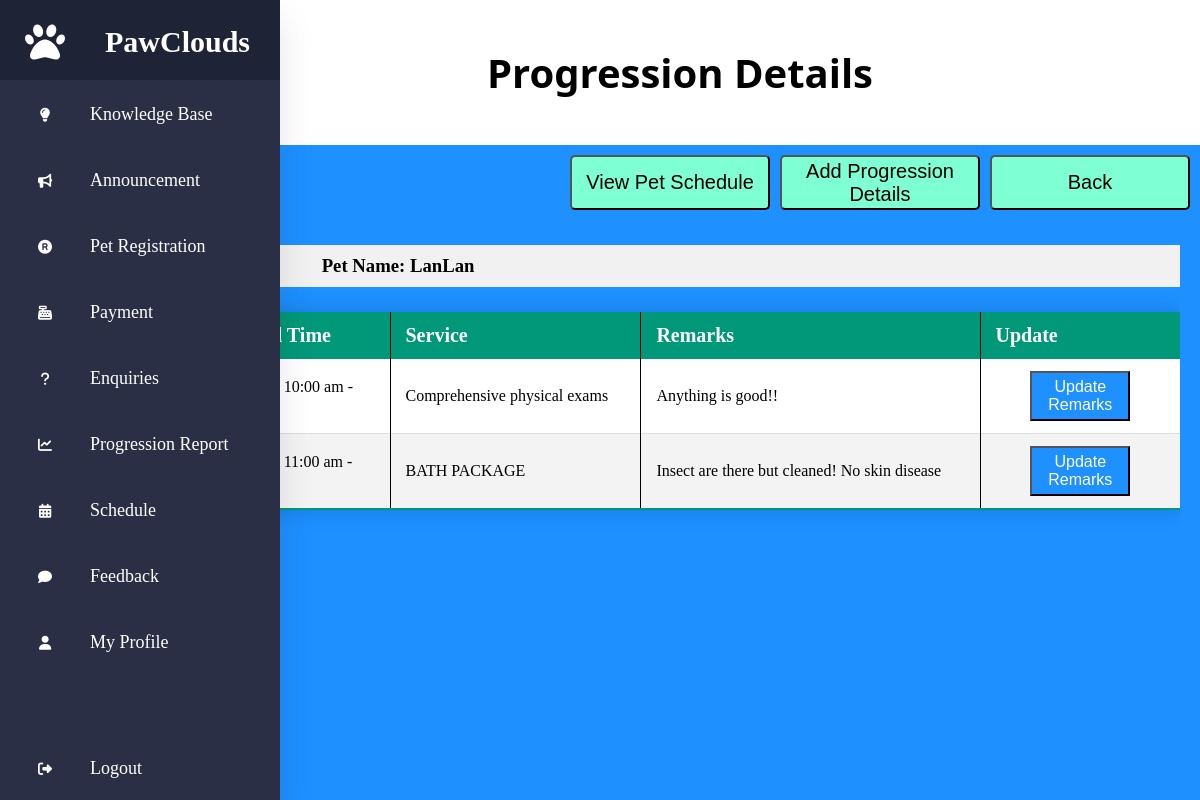
Page /Staff/ProgressionDetails.php?petid=7&petname=LanLan (signed in) on the committed database.
### tables this page shows
CREATE TABLE `progression` (
  `progressionid` int(5) NOT NULL,
  `petid` int(5) NOT NULL,
  `petname` varchar(50) DEFAULT NULL,
  `date` varchar(50) NOT NULL,
  `service` varchar(50) NOT NULL,
  `remarks` varchar(50) NOT NULL
);

### Staff/ProgressionDetails.php (the view, shortened to what this page needs)
<?php
include '../Customer/condb.php';
?>
    <?php
        $PetID = $_GET['petid'];
        $Petname = $_GET['petname'];
    ?>
<!DOCTYPE html>
<html lang="en">
<head>
    <link rel="stylesheet" href="../assets/css/staff/staffstyle.css">
    <link rel="stylesheet" href="../assets/css/staff/form.css">
    <link rel="stylesheet" href="../assets/css/staff/table.css">
    <link rel="stylesheet" href="../assets/css/staff/popup.css">
</head>
<body>
    <?php
        include 'Sidebar.php';
    ?>
    <section>
    <div class="home-title">
        <h1>Progression Details</h1>
    </div>
        <div class="btn-container">
            <div class="right-top-button">
                <a href="Progression.php"><button> Back</button></a>
            </div>
            <div class="right-top-button">
                <a href="AddProgressionDetails.php?petid=<?php echo $PetID ?>"><button> Add Progression Details</button></a>
            </div>
            <div class="right-top-button">
                <a href="ViewSchedule.php?petid=<?php echo $PetID ?>"><button> View Pet Schedule</button></a>
            </div>
        </div>
        <div class="table">
            <table class="content-table" >
                <thead>
                    <div class="petdata">
                        <div class="data-pet">
                            <h3>Pet ID: <?php echo $PetID; ?></h3>
                        </div>
                        <div class="data-pet">
                            <h3>Pet Name: <?php echo $Petname; ?></h3>
                        </div>
                    </div>
                    <tr>
                        <th>Date and Time</th>
                        <th>Service</th>
                        <th>Remarks</th>
                        <th>Update</th>
                    </tr>
                </thead>
                <tbody>
                <?php
                    $SQL = "SELECT * from progression where petid = '$PetID';";
                    $run = mysqli_query($con,$SQL);
                    $num = mysqli_num_rows($run);
                    if($num > 0){
                        $i = 0;
                        while($fetch = mysqli_fetch_assoc($run)){
                            $Date = $fetch['date'];
                            $Service = $fetch['service'];
                            $Remarks = $fetch['remarks'];
                            $popup_id = "form-popup-" . $PetID . "-" . $i;
                        ?>
                            <tr>
                                <td><?php echo $Date; ?></td>
                                <td><?php echo $Service; ?></td>
                                <td><?php echo $Remarks; ?></td>
                                <td><button class="View-Btn" data-popup="<?php echo $popup_id ?>">Update Remarks</button></td>
                            </tr>
                        <?php
                            $i++;
                        }
                    }
                ?>
                </tbody>
            </table>
        </div>
    </section>
</body>
</html>

### assets/css/staff/staffstyle.css (style rules this page uses)
section { padding-left: 80px; }
.home-title { width: 100%; height: 145px; display: flex; align-items: center; justify-content: center; text-align: center; background-color: white; }
.home-title h1 { font-size: 40px; color: white; color: black; font-family: 'Segoe UI', Tahoma, Geneva, Verdana, sans-serif; }

### assets/css/staff/form.css (style rules this page uses)
.btn-container { height: 100px; width: 100%; }
.right-top-button { float: right; margin: 10px 10px 0px 0px; }
.right-top-button button { width: 200px; height: 55px; background-color: aquamarine; font-size: 20px; border-radius: 5px; transition: all 0.3s ease-in-out; }
.View-Btn { width: 100px; height: 50px; margin: 0 auto; background-color: #1E90FF; color: white; font-size: 16px; }
.petdata { background-color: #f1f1f1; width: 100%; margin: 0 auto; display: flex; justify-content: flex-start; align-items: center; padding: 10px; }
.data-pet h3 { margin: 0; }
.data-pet:first-child { margin-right: 50px; }

### assets/css/staff/table.css (style rules this page uses)
.table { max-width: 100%; overflow-x: auto; margin: 0 20px 0 30px; }
.content-table { width: 100%; border-collapse: collapse; margin: 25px 0; font-size: 0.9em; min-width: 400px; border-radius: 5px 5px 0 0; overflow: hidden; box-shadow: 0 0 20px rgba(0, 0, 0, 0.15); max-height: 400px; overflow-y: auto; }
.content-table thead tr { background-color: #009879; color: #fff; text-align: left; font-weight: bold; }
.content-table th { padding: 12px 15px; font-size: 20px; }
.content-table td { padding: 12px 15px; font-size: 16px; }
.content-table td:last-child { text-align: center; }
.content-table th:not(:last-child), .content-table td:not(:last-child) { border-right: 1px solid black; }
.content-table th:first-child, .content-table th:last-child { width: 200px; }
.content-table tbody tr { border-bottom: 1px solid #ddd; }
.content-table tbody tr:nth-of-type(odd) { background-color: #fff; }
.content-table tbody tr:nth-of-type(even) { background-color: #f3f3f3; }
.content-table tbody tr:last-of-type { border-bottom: 2px solid #009879; }

### assets/css/staff/sidebar.css (style rules this page uses)
* { margin: 0; padding: 0; box-sizing: border-box; }
body { background: #1E90FF; }

### rows in the picture
progression: date "2023-05-03 10:00 am - 11:00 am", service "Comprehensive physical exams", remarks "Anything is good!!"
progression: date "2023-05-03 11:00 am - 12:00 pm", service "BATH PACKAGE", remarks "Insect are there but cleaned! No skin disease"

### other values in the picture
$Petname "LanLan"
